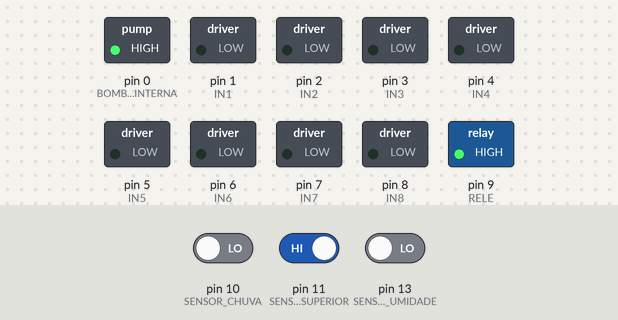
Simulated run of this sketch. Board: Arduino Uno, built with avr-gcc and run on an emulated ATmega328P. On the bench: switched loads named in the sketch (green lamp = pin HIGH). Inputs (shaded band) come from the test bench; at power-on: pin 13 (SENSOR_UMIDADE) LOW, pin 10 (SENSOR_CHUVA) LOW, pin 11 (SENSOR_NIVEL_SUPERIOR) HIGH.

Above: at 1.2 s.
1.3 s: pin 13 (SENSOR_UMIDADE) driven HIGH
At 2.2 s:
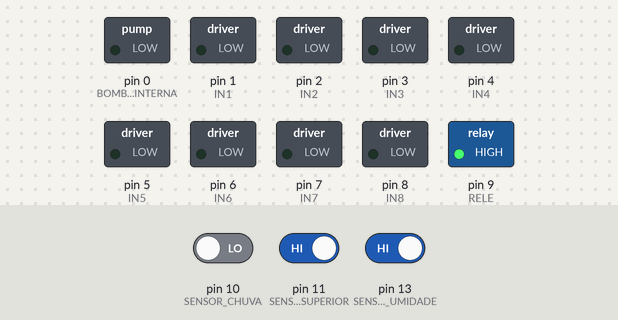
2.8 s: pin 13 (SENSOR_UMIDADE) driven LOW
At 3.3 s:
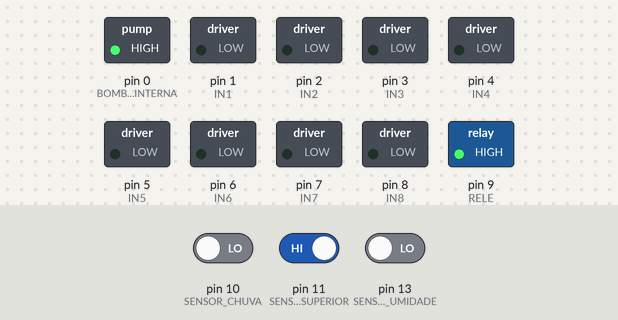
4.3 s: pin 10 (SENSOR_CHUVA) driven HIGH and pin 11 (SENSOR_NIVEL_SUPERIOR) driven LOW
At 6.4 s:
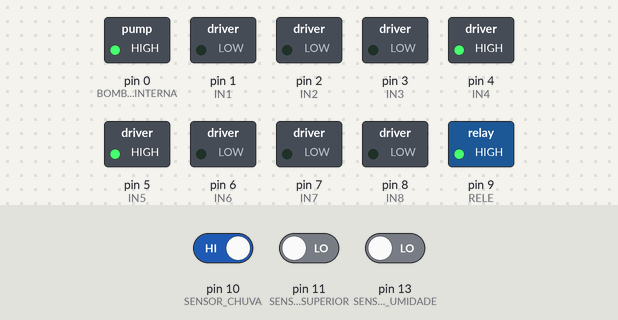
7.3 s: pin 10 (SENSOR_CHUVA) driven LOW
At 8.7 s:
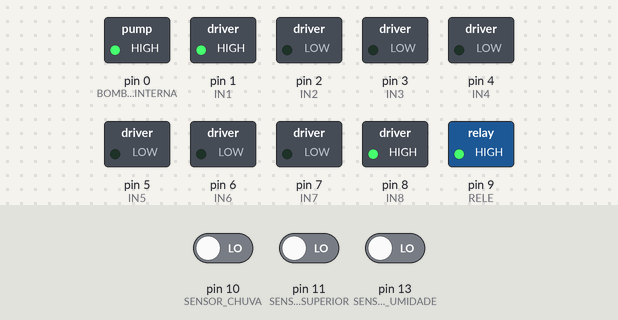
10.3 s: pin 10 (SENSOR_CHUVA) driven HIGH
At 11.2 s:
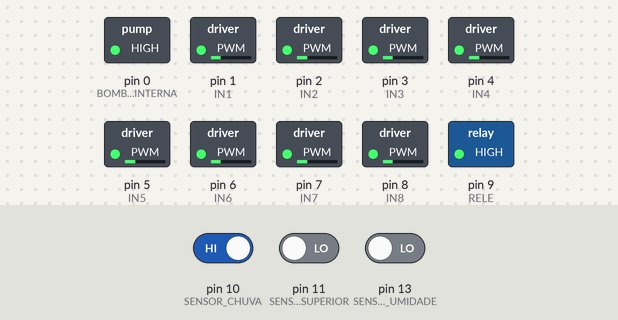
13.3 s: pin 13 (SENSOR_UMIDADE) driven HIGH
At 13.7 s:
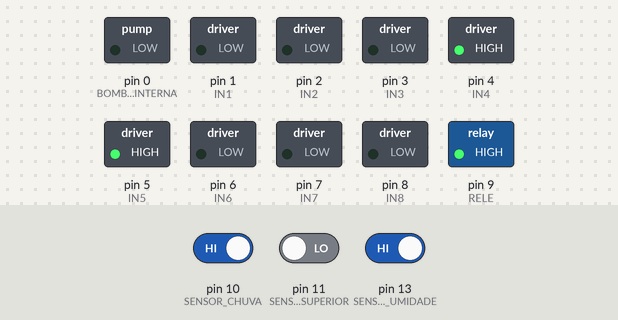
Timing chart, 0 to 15.8 s (numbered marks = the images above; inputs shaded):
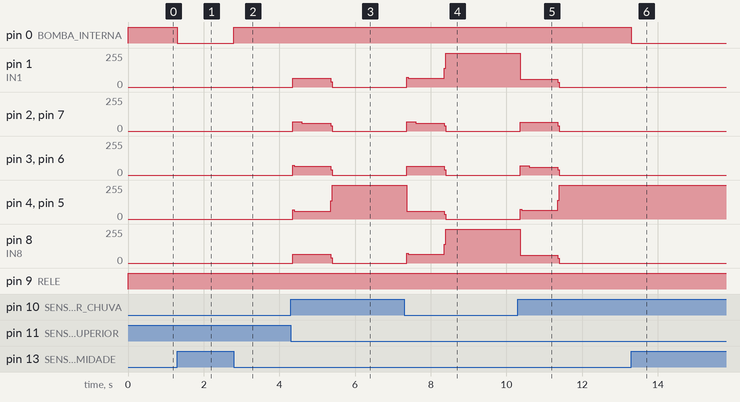

The sketch:

sketch_sensordechuva_movendo_motor_tampa_e_rele.ino
```cpp
// C++ code
//
const int IN1 = 1;
const int IN2 = 2;
const int IN3 = 3;
const int IN4 = 4;
const int IN5 = 5;
const int IN6 = 6;
const int IN7 = 7;
const int IN8 = 8;
const int RELE = 9;
const int SENSOR_CHUVA = 10;
const int SENSOR_NIVEL_SUPERIOR = 11;
const int BOMBA_INTERNA = 0;
const int SENSOR_UMIDADE = 13;

const int grau = 0;
const int PASSOS_POR_VOLTA = 512;
const float GRAUS_DESEJADOS = 110; // Altere para o grau desejado (0 a 360)

// Sequência de passos
const int passos[4][4] = {
  {1, 0, 0, 0},
  {0, 1, 0, 0},
  {0, 0, 1, 0},
  {0, 0, 0, 1}
};

float posicaoAtual = grau; // Armazena o ângulo atual do motor


void setup()
{
  pinMode(SENSOR_CHUVA,INPUT);
  pinMode(SENSOR_NIVEL_SUPERIOR,INPUT);
  pinMode(RELE, OUTPUT);
  pinMode (BOMBA_INTERNA,OUTPUT);
  pinMode (SENSOR_UMIDADE,INPUT);

// pinos do motor
  pinMode(IN1, OUTPUT);
  pinMode(IN2, OUTPUT);
  pinMode(IN3, OUTPUT);
  pinMode(IN4, OUTPUT);
  pinMode(IN5, OUTPUT);
  pinMode(IN6, OUTPUT);
  pinMode(IN7, OUTPUT);
  pinMode(IN8, OUTPUT);

 // moverAmbosOsMotores(GRAUS_DESEJADOS);
  // desligarMotor();
}

void loop()
{
  controle_motores();
  sensor_umidade();
  sensor_sup_rele();

}


void controle_motores(){

  if (digitalRead(SENSOR_CHUVA) == HIGH && digitalRead(SENSOR_NIVEL_SUPERIOR)== LOW)
      {
        moverAmbosOsMotores(90);
      }

  else
      {
        moverAmbosOsMotores(0);
      }

}

void moverAmbosOsMotores(float novoAngulo) {
  float diferenca = novoAngulo - posicaoAtual;
  int passosParaMover = (int)((abs(diferenca) / 360.0) * PASSOS_POR_VOLTA);

  if (diferenca > 0) {
    for (int i = 0; i < passosParaMover; i++) {
      for (int j = 0; j < 4; j++) {
        // Motor 1 - horário
        digitalWrite(IN1, passos[j][0]);
        digitalWrite(IN5, passos[3 - j][0]);
        digitalWrite(IN2, passos[j][1]);
        digitalWrite(IN6, passos[3 - j][1]);
        digitalWrite(IN3, passos[j][2]);
        digitalWrite(IN7, passos[3 - j][2]);
        digitalWrite(IN4, passos[j][3]);
        digitalWrite(IN8, passos[3 - j][3]);

        // Motor 2 - anti-horário


        delay(2);
      }
    }
  } else if (diferenca < 0) {
    for (int i = 0; i < passosParaMover; i++) {
      for (int j = 3; j >= 0; j--) {
        // Motor 1 - anti-horário
        digitalWrite(IN1, passos[j][0]);
        digitalWrite(IN5, passos[3 - j][0]);
        digitalWrite(IN2, passos[j][1]);
        digitalWrite(IN6, passos[3 - j][1]);
        digitalWrite(IN3, passos[j][2]);
        digitalWrite(IN7, passos[3 - j][2]);
        digitalWrite(IN4, passos[j][3]);
        digitalWrite(IN8, passos[3 - j][3]);

        delay(2);
      }
    }
  }

  posicaoAtual = novoAngulo;
}

void sensor_umidade(){
  if (digitalRead(SENSOR_UMIDADE) == HIGH){
    digitalWrite(BOMBA_INTERNA, LOW);
  }
  if (digitalRead(SENSOR_UMIDADE) == LOW){
    digitalWrite(BOMBA_INTERNA, HIGH);
  }
}

void sensor_sup_rele(){
  if(digitalRead(SENSOR_NIVEL_SUPERIOR) == HIGH){
    digitalWrite(RELE, HIGH);
  }
}
```

Measured:
- after the input at 1.3 s, pin 0 (BOMBA_INTERNA): HIGH → LOW at once
- after the input at 2.8 s, pin 0 (BOMBA_INTERNA): LOW → HIGH at once
- after the input at 4.3 s, pin 1 (IN1), pin 3 (IN3), pin 6 (IN6), pin 8 (IN8): 0/255 → 65/255 after 0.06 s, → 0/255 1.0 s later; pin 2 (IN2), pin 7 (IN7): 0/255 → 68/255 after 0.06 s, → 60/255 0.24 s later, → 0/255 0.76 s later; pin 4 (IN4), pin 5 (IN5): 0/255 → 60/255 after 0.06 s, → 255/255 1.0 s later
- after the input at 7.3 s, pin 1 (IN1): 0/255 → 65/255 after 0.06 s, → 255/255 1.0 s later; pin 2 (IN2): 0/255 → 68/255 after 0.06 s, → 60/255 0.24 s later, → 0/255 0.76 s later
- after the input at 10.3 s, pin 1 (IN1): 255/255 → 60/255 after 0.06 s, → 0/255 1.0 s later; pin 2 (IN2): 0/255 → 65/255 after 0.06 s, → 0/255 1.0 s later
- after the input at 13.3 s, pin 0 (BOMBA_INTERNA): HIGH → LOW at once
